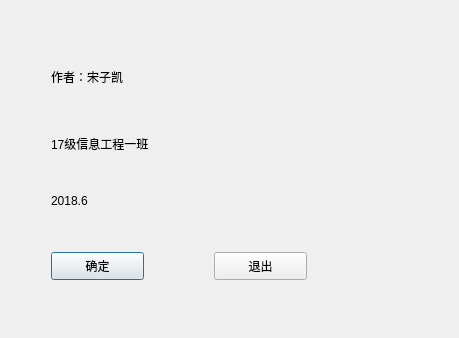
<?xml version="1.0" encoding="UTF-8"?>
<ui version="4.0">
 <class>aboutdialog</class>
 <widget class="QDialog" name="aboutdialog">
  <property name="geometry">
   <rect>
    <x>0</x>
    <y>0</y>
    <width>459</width>
    <height>338</height>
   </rect>
  </property>
  <property name="windowTitle">
   <string>关于</string>
  </property>
  <widget class="QLabel" name="label">
   <property name="geometry">
    <rect>
     <x>51</x>
     <y>51</y>
     <width>231</width>
     <height>51</height>
    </rect>
   </property>
   <property name="styleSheet">
    <string notr="true">font: 15pt &quot;华文行楷&quot;;</string>
   </property>
   <property name="text">
    <string>作者：宋子凯</string>
   </property>
  </widget>
  <widget class="QLabel" name="label_3">
   <property name="geometry">
    <rect>
     <x>51</x>
     <y>185</y>
     <width>221</width>
     <height>31</height>
    </rect>
   </property>
   <property name="styleSheet">
    <string notr="true">font: 15pt &quot;华文行楷&quot;;</string>
   </property>
   <property name="text">
    <string>2018.6</string>
   </property>
  </widget>
  <widget class="QLabel" name="label_2">
   <property name="geometry">
    <rect>
     <x>51</x>
     <y>118</y>
     <width>261</width>
     <height>51</height>
    </rect>
   </property>
   <property name="styleSheet">
    <string notr="true">font: 15pt &quot;华文行楷&quot;;</string>
   </property>
   <property name="text">
    <string>17级信息工程一班</string>
   </property>
  </widget>
  <widget class="QPushButton" name="pushButton">
   <property name="geometry">
    <rect>
     <x>51</x>
     <y>252</y>
     <width>93</width>
     <height>28</height>
    </rect>
   </property>
   <property name="text">
    <string>确定</string>
   </property>
  </widget>
  <widget class="QPushButton" name="pushButton_2">
   <property name="geometry">
    <rect>
     <x>214</x>
     <y>252</y>
     <width>93</width>
     <height>28</height>
    </rect>
   </property>
   <property name="text">
    <string>退出</string>
   </property>
  </widget>
 </widget>
 <resources/>
 <connections/>
</ui>
